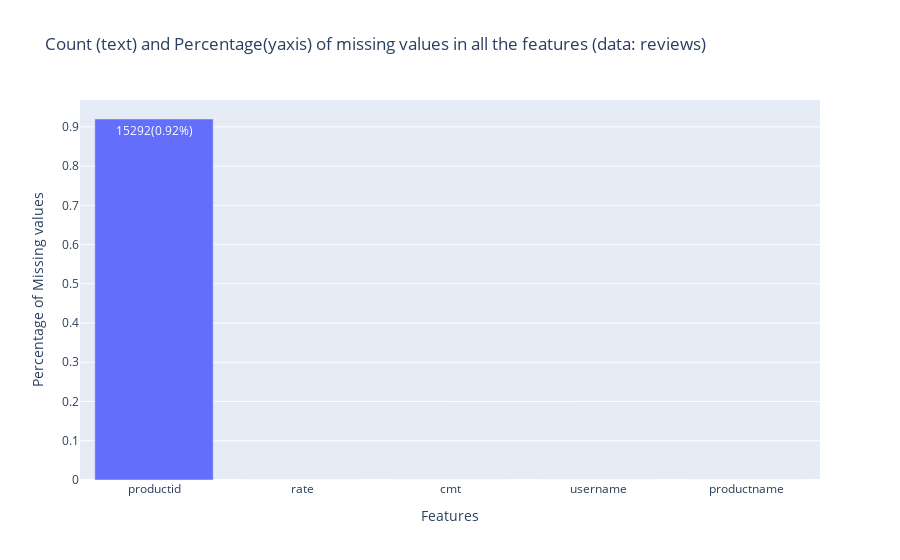

The code cell stored with this chart in its notebook:
### Markdown cell above
### 1.3. Basic analysis <a id="basic_analysis"></a>
[Go to top](#toc)

### Code cell
df=reviews.isna().sum().round(2)
df1 = (df*100/reviews.shape[0]).round(2)
print('Missing count and percentages for each column are: \n',df.astype('str') +' ('+ df1.astype('str')+'%)')

fig = px.bar(x=df.index, y=df1,text = df.astype('str') +'('+ df1.astype('str')+'%)',
            title="Count (text) and Percentage(yaxis) of missing values in all the features (data: reviews)")
fig.update_xaxes(title_text= 'Features')
fig.update_yaxes(title_text= 'Percentage of Missing values')
fig.show()
del df, df1

### Figure 1 — Plotly figure (JSON) as saved in the notebook; plotly's stock layout.template omitted (floating-point values rounded to 4 significant figures)
{"data": [{"alignmentgroup": "True", "hovertemplate": "x=%{x}<br>y=%{y}<br>text=%{text}<extra></extra>", "legendgroup": "", "marker": {"color": "#636efa", "pattern": {"shape": ""}}, "name": "", "offsetgroup": "", "orientation": "v", "showlegend": false, "text": ["15292(0.92%)", "1(0.0%)", "0(0.0%)", "21(0.0%)", "1(0.0%)"], "textposition": "auto", "type": "bar", "x": ["productid", "rate", "cmt", "username", "productname"], "xaxis": "x", "y": [0.92, 0, 0, 0, 0], "yaxis": "y"}], "layout": {"barmode": "relative", "legend": {"tracegroupgap": 0}, "title": {"text": "Count (text) and Percentage(yaxis) of missing values in all the features (data: reviews)"}, "xaxis": {"anchor": "y", "domain": [0, 1], "title": {"text": "Features"}}, "yaxis": {"anchor": "x", "domain": [0, 1], "title": {"text": "Percentage of Missing values"}}}}
